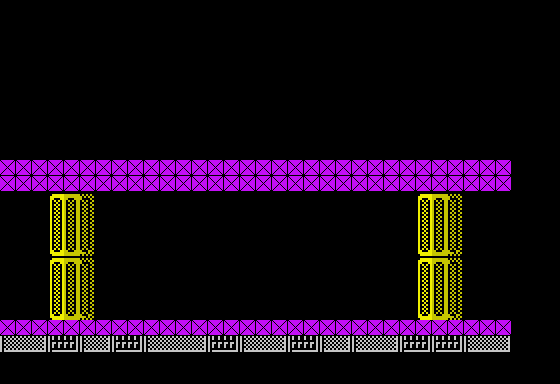

Below is a game level as drawn by its tile map, then a one-line description and the .tmx that defines it (tile-layer data replaced by summaries):
An orthogonal 35x24 tile map with 16x16 px tiles, 4 tile layers (Stars, Tile Layer 1, Tile Layer 2, Collision), 33 tilesets and 19 objects (12x egg, 2x combined_launcher_top, 2x combined_launcher_bottom, vitorc, grenade_pack, ...).

<map version="1.0" orientation="orthogonal" width="35" height="24" tilewidth="16" tileheight="16">
 <properties>
  <property name="background_color" value="#000000" />
  <property name="nextLevel" value="L02S23" />
 </properties>
 <tileset firstgid="1" name="tiles" tilewidth="16" tileheight="16">
  <image source="../images/tiles.gif" width="240" height="512" />
 </tileset>
 <tileset firstgid="481" name="metatiles" tilewidth="16" tileheight="16">
  <image source="../images/metatiles.gif" width="128" height="16" />
  <tile id="0">
   <properties>
    <property name="type" value="solid" />
   </properties>
  </tile>
 </tileset>
 <tileset firstgid="489" name="ship" tilewidth="176" tileheight="128">
  <image source="../images/ship.gif" width="176" height="128" />
 </tileset>
 <tileset firstgid="490" name="ship_fire" tilewidth="16" tileheight="32">
  <image source="../images/ship_fire.gif" width="48" height="128" />
 </tileset>
 <tileset firstgid="502" name="light" tilewidth="16" tileheight="16">
  <image source="../images/light.gif" width="128" height="32" />
 </tileset>
 <tileset firstgid="518" name="vitorc" tilewidth="48" tileheight="64">
  <image source="../images/vitorc.gif" width="528" height="64" />
 </tileset>
 <tileset firstgid="529" name="turret" tilewidth="96" tileheight="80">
  <image source="../images/turret.gif" width="96" height="80" />
 </tileset>
 <tileset firstgid="530" name="cocoon" tilewidth="80" tileheight="128">
  <image source="../images/cocoon.gif" width="80" height="128" />
 </tileset>
 <tileset firstgid="531" name="radar" tilewidth="80" tileheight="128">
  <image source="../images/radar.gif" width="80" height="128" />
 </tileset>
 <tileset firstgid="532" name="rocket" tilewidth="64" tileheight="96">
  <image source="../images/rocket.gif" width="64" height="96" />
 </tileset>
 <tileset firstgid="533" name="grenade_pack" tilewidth="32" tileheight="32">
  <image source="../images/grenade_pack.gif" width="32" height="32" />
 </tileset>
 <tileset firstgid="534" name="teleport" tilewidth="64" tileheight="96">
  <image source="../images/teleport.gif" width="512" height="96" />
 </tileset>
 <tileset firstgid="542" name="piston" tilewidth="48" tileheight="64">
  <image source="../images/piston.gif" width="48" height="64" />
 </tileset>
 <tileset firstgid="543" name="bubble" tilewidth="32" tileheight="32">
  <image source="../images/bubble.gif" width="96" height="192" />
 </tileset>
 <tileset firstgid="561" name="rocks" tilewidth="16" tileheight="16">
  <image source="../images/rocks.gif" width="512" height="48" />
 </tileset>
 <tileset firstgid="657" name="incubator" tilewidth="64" tileheight="96">
  <image source="../images/incubator.gif" width="64" height="96" />
 </tileset>
 <tileset firstgid="658" name="ammo_pack" tilewidth="32" tileheight="32">
  <image source="../images/ammo_pack.gif" width="32" height="32" />
 </tileset>
 <tileset firstgid="659" name="double_launcher" tilewidth="64" tileheight="48">
  <image source="../images/double_launcher.gif" width="64" height="48" />
 </tileset>
 <tileset firstgid="660" name="mine" tilewidth="32" tileheight="16">
  <image source="../images/mine.gif" width="32" height="16" />
 </tileset>
 <tileset firstgid="661" name="missile_guidance" tilewidth="64" tileheight="64">
  <image source="../images/missile_guidance.gif" width="64" height="64" />
 </tileset>
 <tileset firstgid="662" name="gate" tilewidth="16" tileheight="16">
  <image source="../images/gate.gif" width="176" height="144" />
 </tileset>
 <tileset firstgid="761" name="interceptor" tilewidth="32" tileheight="32">
  <image source="../images/interceptor.gif" width="96" height="192" />
 </tileset>
 <tileset firstgid="779" name="jellyfish" tilewidth="32" tileheight="32">
  <image source="../images/jellyfish.gif" width="96" height="192" />
 </tileset>
 <tileset firstgid="797" name="egg" tilewidth="16" tileheight="16">
  <image source="../images/egg.png" width="32" height="16" />
 </tileset>
 <tileset firstgid="799" name="waggon" tilewidth="64" tileheight="80">
  <image source="../images/waggon.gif" width="64" height="80" />
 </tileset>
 <tileset firstgid="800" name="combined_launcher_top" tilewidth="80" tileheight="32">
  <image source="../images/combined_launcher_top.gif" width="80" height="32" />
 </tileset>
 <tileset firstgid="801" name="combined_launcher_bottom" tilewidth="96" tileheight="32">
  <image source="../images/combined_launcher_bottom.gif" width="96" height="32" />
 </tileset>
 <tileset firstgid="802" name="square_light" tilewidth="16" tileheight="16">
  <image source="../images/square_light.gif" width="128" height="16" />
 </tileset>
 <tileset firstgid="810" name="discharge" tilewidth="64" tileheight="32">
  <image source="../images/discharge.gif" width="320" height="256" />
 </tileset>
 <tileset firstgid="850" name="fungus" tilewidth="48" tileheight="64">
  <image source="../images/fungus.gif" width="48" height="64" />
 </tileset>
 <tileset firstgid="851" name="louse" tilewidth="32" tileheight="32">
  <image source="../images/louse.gif" width="96" height="192" />
 </tileset>
 <tileset firstgid="869" name="beam" tilewidth="16" tileheight="256">
  <image source="../images/beam.gif" width="128" height="256" />
 </tileset>
 <tileset firstgid="877" name="gate" tilewidth="176" tileheight="144">
  <image source="../images/gate.gif" width="176" height="144" />
 </tileset>
 <layer name="Stars" width="35" height="24">
  <data>[840 cells, 0 non-empty, 0 distinct tile ids]</data>
 </layer>
 <objectgroup name="Object Layer 3" width="35" height="24" />
 <layer name="Tile Layer 1" width="35" height="24">
  <data>[840 cells, 64 non-empty, 1 distinct tile ids]</data>
 </layer>
 <objectgroup color="#a41e0c" name="Object Layer 1" width="35" height="24">
  <object name="vitorc" gid="518" x="0" y="160" />
  <object name="grenade_pack" gid="533" x="144" y="160" />
  <object name="ammo_pack" gid="658" x="96" y="160" />
  <object name="egg" gid="797" x="144" y="304">
   <properties>
    <property name="increaseBounds" value="true" />
   </properties>
  </object>
  <object name="egg" gid="797" x="144" y="272">
   <properties>
    <property name="increaseBounds" value="true" />
   </properties>
  </object>
  <object name="egg" gid="797" x="224" y="288">
   <properties>
    <property name="increaseBounds" value="true" />
   </properties>
  </object>
  <object name="egg" gid="797" x="160" y="288">
   <properties>
    <property name="increaseBounds" value="true" />
   </properties>
  </object>
  <object name="egg" gid="797" x="224" y="256">
   <properties>
    <property name="increaseBounds" value="true" />
   </properties>
  </object>
  <object name="egg" gid="797" x="240" y="304">
   <properties>
    <property name="increaseBounds" value="true" />
   </properties>
  </object>
  <object name="egg" gid="797" x="192" y="288">
   <properties>
    <property name="increaseBounds" value="true" />
   </properties>
  </object>
  <object name="egg" gid="797" x="192" y="320">
   <properties>
    <property name="increaseBounds" value="true" />
   </properties>
  </object>
  <object name="egg" gid="797" x="240" y="288">
   <properties>
    <property name="increaseBounds" value="true" />
   </properties>
  </object>
  <object name="egg" gid="797" x="176" y="256">
   <properties>
    <property name="increaseBounds" value="true" />
   </properties>
  </object>
  </objectgroup>
 <objectgroup name="Object Layer 2" width="35" height="24">
  <!-- 4 objects omitted --></objectgroup>
 <layer name="Tile Layer 2" width="35" height="24">
  <data>[840 cells, 176 non-empty, 22 distinct tile ids]</data>
 </layer>
 <objectgroup name="Object Layer 4" width="35" height="24" />
 <layer name="Collision" width="35" height="24">
  <data>[840 cells, 96 non-empty, 1 distinct tile ids]</data>
 </layer>
</map>
<!-- 6 of 19 objects omitted -->
